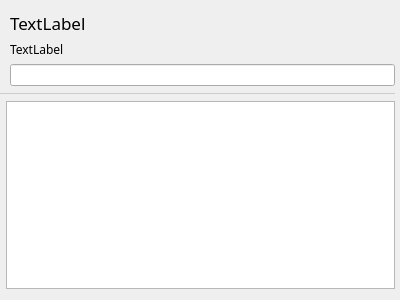
<?xml version="1.0" encoding="UTF-8"?>
<ui version="4.0">
 <class>BookListView</class>
 <widget class="QWidget" name="BookListView">
  <property name="geometry">
   <rect>
    <x>0</x>
    <y>0</y>
    <width>400</width>
    <height>300</height>
   </rect>
  </property>
  <property name="windowTitle">
   <string>Form</string>
  </property>
  <layout class="QVBoxLayout" name="verticalLayout">
   <property name="leftMargin">
    <number>0</number>
   </property>
   <property name="rightMargin">
    <number>5</number>
   </property>
   <item>
    <layout class="QHBoxLayout" name="horizontalLayout">
     <property name="leftMargin">
      <number>10</number>
     </property>
     <item>
      <widget class="QLabel" name="lblNotebook">
       <property name="font">
        <font>
         <family>微软雅黑</family>
         <pointsize>13</pointsize>
        </font>
       </property>
       <property name="text">
        <string>TextLabel</string>
       </property>
      </widget>
     </item>
     <item>
      <spacer name="horizontalSpacer">
       <property name="orientation">
        <enum>Qt::Horizontal</enum>
       </property>
       <property name="sizeHint" stdset="0">
        <size>
         <width>40</width>
         <height>20</height>
        </size>
       </property>
      </spacer>
     </item>
    </layout>
   </item>
   <item>
    <layout class="QHBoxLayout" name="horizontalLayout_2">
     <property name="spacing">
      <number>3</number>
     </property>
     <property name="leftMargin">
      <number>10</number>
     </property>
     <item>
      <widget class="QLabel" name="lblNumberNotes">
       <property name="font">
        <font>
         <family>微软雅黑</family>
         <pointsize>9</pointsize>
        </font>
       </property>
       <property name="text">
        <string>TextLabel</string>
       </property>
      </widget>
     </item>
     <item>
      <widget class="ToolButton" name="sort" native="true"/>
     </item>
     <item>
      <widget class="ToolButton" name="view" native="true"/>
     </item>
     <item>
      <widget class="ToolButton" name="more" native="true"/>
     </item>
    </layout>
   </item>
   <item>
    <layout class="QHBoxLayout" name="horizontalLayout_3">
     <property name="leftMargin">
      <number>10</number>
     </property>
     <item>
      <widget class="SearchEditor" name="searcheditor">
       <property name="baseSize">
        <size>
         <width>0</width>
         <height>0</height>
        </size>
       </property>
      </widget>
     </item>
    </layout>
   </item>
   <item>
    <widget class="QFrame" name="frame">
     <property name="palette">
      <palette>
       <active>
        <colorrole role="WindowText">
         <brush brushstyle="SolidPattern">
          <color alpha="255">
           <red>204</red>
           <green>204</green>
           <blue>204</blue>
          </color>
         </brush>
        </colorrole>
        <colorrole role="Text">
         <brush brushstyle="SolidPattern">
          <color alpha="255">
           <red>85</red>
           <green>255</green>
           <blue>255</blue>
          </color>
         </brush>
        </colorrole>
        <colorrole role="Base">
         <brush brushstyle="SolidPattern">
          <color alpha="255">
           <red>255</red>
           <green>255</green>
           <blue>255</blue>
          </color>
         </brush>
        </colorrole>
        <colorrole role="Window">
         <brush brushstyle="SolidPattern">
          <color alpha="255">
           <red>255</red>
           <green>255</green>
           <blue>0</blue>
          </color>
         </brush>
        </colorrole>
        <colorrole role="PlaceholderText">
         <brush brushstyle="SolidPattern">
          <color alpha="128">
           <red>85</red>
           <green>255</green>
           <blue>255</blue>
          </color>
         </brush>
        </colorrole>
       </active>
       <inactive>
        <colorrole role="WindowText">
         <brush brushstyle="SolidPattern">
          <color alpha="255">
           <red>204</red>
           <green>204</green>
           <blue>204</blue>
          </color>
         </brush>
        </colorrole>
        <colorrole role="Text">
         <brush brushstyle="SolidPattern">
          <color alpha="255">
           <red>85</red>
           <green>255</green>
           <blue>255</blue>
          </color>
         </brush>
        </colorrole>
        <colorrole role="Base">
         <brush brushstyle="SolidPattern">
          <color alpha="255">
           <red>255</red>
           <green>255</green>
           <blue>255</blue>
          </color>
         </brush>
        </colorrole>
        <colorrole role="Window">
         <brush brushstyle="SolidPattern">
          <color alpha="255">
           <red>255</red>
           <green>255</green>
           <blue>0</blue>
          </color>
         </brush>
        </colorrole>
        <colorrole role="PlaceholderText">
         <brush brushstyle="SolidPattern">
          <color alpha="128">
           <red>85</red>
           <green>255</green>
           <blue>255</blue>
          </color>
         </brush>
        </colorrole>
       </inactive>
       <disabled>
        <colorrole role="WindowText">
         <brush brushstyle="SolidPattern">
          <color alpha="255">
           <red>120</red>
           <green>120</green>
           <blue>120</blue>
          </color>
         </brush>
        </colorrole>
        <colorrole role="Text">
         <brush brushstyle="SolidPattern">
          <color alpha="255">
           <red>120</red>
           <green>120</green>
           <blue>120</blue>
          </color>
         </brush>
        </colorrole>
        <colorrole role="Base">
         <brush brushstyle="SolidPattern">
          <color alpha="255">
           <red>255</red>
           <green>255</green>
           <blue>0</blue>
          </color>
         </brush>
        </colorrole>
        <colorrole role="Window">
         <brush brushstyle="SolidPattern">
          <color alpha="255">
           <red>255</red>
           <green>255</green>
           <blue>0</blue>
          </color>
         </brush>
        </colorrole>
        <colorrole role="PlaceholderText">
         <brush brushstyle="SolidPattern">
          <color alpha="128">
           <red>0</red>
           <green>0</green>
           <blue>0</blue>
          </color>
         </brush>
        </colorrole>
       </disabled>
      </palette>
     </property>
     <property name="frameShape">
      <enum>QFrame::HLine</enum>
     </property>
     <property name="frameShadow">
      <enum>QFrame::Plain</enum>
     </property>
    </widget>
   </item>
   <item>
    <layout class="QHBoxLayout" name="horizontalLayout_4">
     <property name="leftMargin">
      <number>6</number>
     </property>
     <item>
      <widget class="QStackedWidget" name="stackedWidget">
       <widget class="QListView" name="listView"/>
       <widget class="QTableView" name="tableView"/>
      </widget>
     </item>
    </layout>
   </item>
  </layout>
 </widget>
 <customwidgets>
  <customwidget>
   <class>ToolButton</class>
   <extends>QWidget</extends>
   <header>toolbutton.h</header>
  </customwidget>
  <customwidget>
   <class>SearchEditor</class>
   <extends>QLineEdit</extends>
   <header>searcheditor.h</header>
  </customwidget>
 </customwidgets>
 <resources/>
 <connections/>
</ui>
